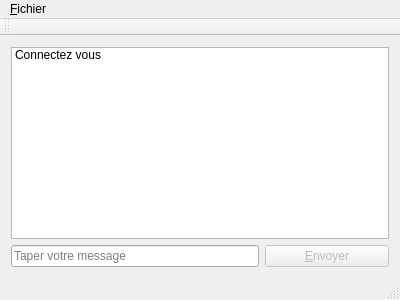
<?xml version="1.0" encoding="UTF-8"?>
<ui version="4.0">
 <class>MainWindow</class>
 <widget class="QMainWindow" name="MainWindow">
  <property name="geometry">
   <rect>
    <x>0</x>
    <y>0</y>
    <width>400</width>
    <height>300</height>
   </rect>
  </property>
  <property name="windowTitle">
   <string>Client</string>
  </property>
  <widget class="QWidget" name="centralWidget">
   <layout class="QGridLayout" name="gridLayout">
    <item row="1" column="0" colspan="2">
     <widget class="QLineEdit" name="lineEditMessage">
      <property name="placeholderText">
       <string>Taper votre message</string>
      </property>
     </widget>
    </item>
    <item row="1" column="2">
     <widget class="QPushButton" name="pushButtonEnvoyer">
      <property name="enabled">
       <bool>false</bool>
      </property>
      <property name="text">
       <string>&amp;Envoyer</string>
      </property>
     </widget>
    </item>
    <item row="0" column="0" colspan="3">
     <widget class="QListWidget" name="listWidgetMessagerie">
      <item>
       <property name="text">
        <string>Connectez vous</string>
       </property>
      </item>
     </widget>
    </item>
   </layout>
  </widget>
  <widget class="QMenuBar" name="menuBar">
   <property name="geometry">
    <rect>
     <x>0</x>
     <y>0</y>
     <width>400</width>
     <height>19</height>
    </rect>
   </property>
   <widget class="QMenu" name="menu_Fichier">
    <property name="title">
     <string>&amp;Fichier</string>
    </property>
    <addaction name="action_Connecter"/>
    <addaction name="action_Nouvelle_conversation"/>
    <addaction name="action_Quitter"/>
   </widget>
   <addaction name="menu_Fichier"/>
  </widget>
  <widget class="QToolBar" name="mainToolBar">
   <attribute name="toolBarArea">
    <enum>TopToolBarArea</enum>
   </attribute>
   <attribute name="toolBarBreak">
    <bool>false</bool>
   </attribute>
  </widget>
  <widget class="QStatusBar" name="statusBar"/>
  <action name="action_Connecter">
   <property name="text">
    <string>&amp;Connecter</string>
   </property>
  </action>
  <action name="action_Nouvelle_conversation">
   <property name="text">
    <string>&amp;Nouvelle conversation</string>
   </property>
  </action>
  <action name="action_Quitter">
   <property name="text">
    <string>&amp;Quitter</string>
   </property>
  </action>
 </widget>
 <layoutdefault spacing="6" margin="11"/>
 <resources/>
 <connections/>
</ui>
